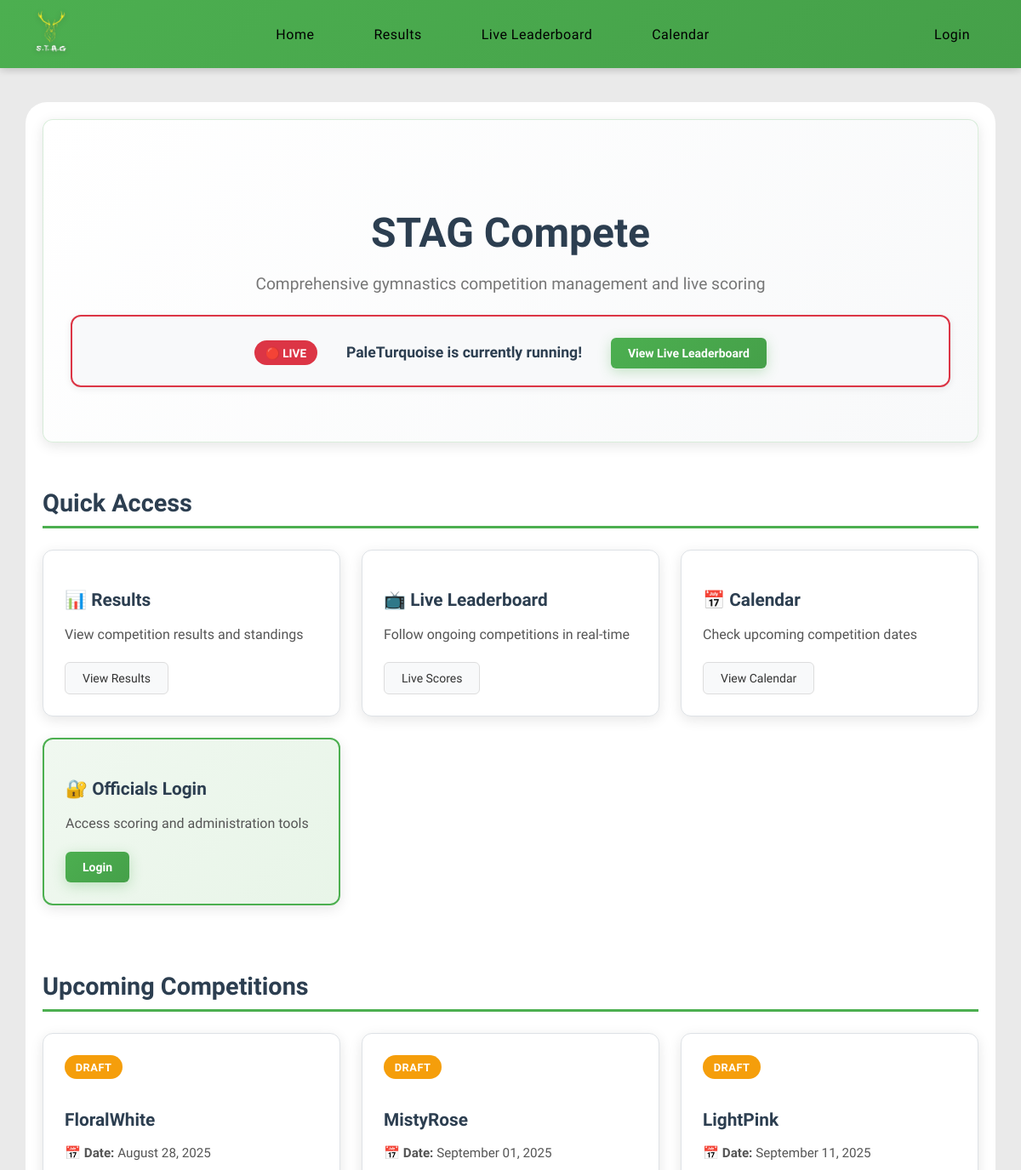
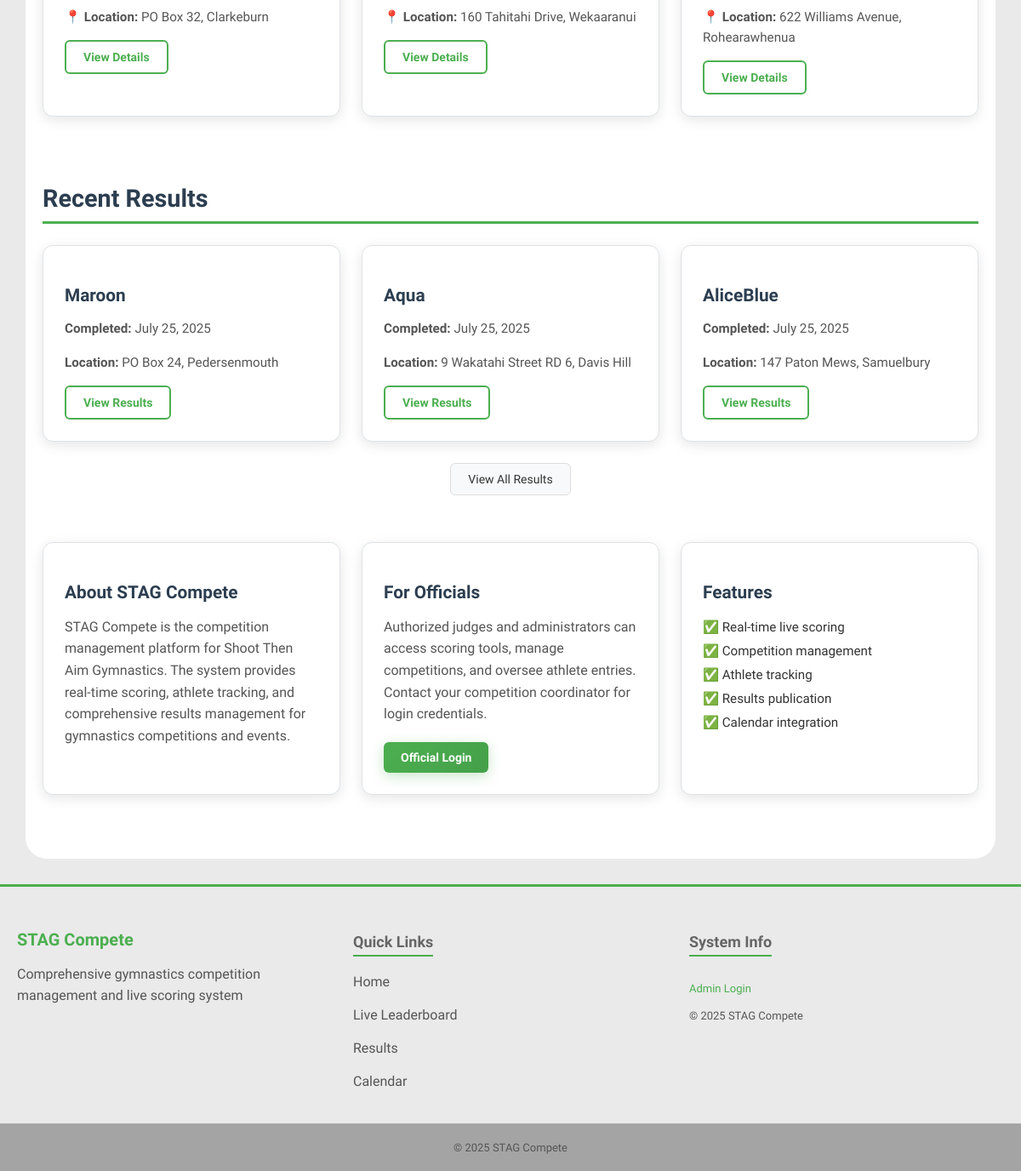
The page / on the database its author committed (2 pictures, top to bottom).
### models.py (models this page shows)
class Competitions(db.Model):
    __tablename__ = 'competitions'
    id = db.Column(
        db.Integer, primary_key=True
    )
    season_id = db.Column(
        db.Integer, db.ForeignKey('seasons.id'), nullable=False
    )
    name = db.Column(
        db.String(50), nullable=False
    )
    address = db.Column(
        db.String(100), nullable=False
    )
    competition_date = db.Column(
        db.Date, nullable=True
    )
    status = db.Column(
        db.String(20), nullable=False, default='draft'
    )  # Options: 'draft', 'live', 'ended'
    started_at = db.Column(
        db.DateTime, nullable=True
    )
    ended_at = db.Column(
        db.DateTime, nullable=True
    )
    entries = db.relationship(
        'Entries', backref='competitions'
    )
    season = db.relationship(
        'Seasons', backref='competitions'
    )

### routes.py (the view)
@main.route('/')
def home():
    upcoming_competitions = models.Competitions.query.filter(
        models.Competitions.competition_date >= datetime.now().date(),
        models.Competitions.status.in_(['draft', 'live'])
    ).order_by(models.Competitions.competition_date).limit(3).all()
    live_competitions = models.Competitions.query.filter(
        models.Competitions.status == 'live'
    ).all()
    recent_results = models.Competitions.query.filter(
        models.Competitions.status == 'ended'
    ).order_by(models.Competitions.ended_at.desc()).limit(3).all()
    return render_template('home.html',
                           upcoming_competitions=upcoming_competitions,
                           live_competitions=live_competitions,
                           recent_results=recent_results)

### routes.py (called while the page is built)
@main.context_processor  # Ensures this is run before any other routes
def inject_user():
    return dict(
        logged_in='user_id' in session,
        user_roles=session.get('roles', []),
        is_admin='admin' in session.get('roles', []),
        is_judge='judges' in session.get('roles', []),
        user_id=session.get('user_id')
    )

### templates/home.html (shortened to what this page needs)
{% extends 'layout.html' %}
{% block content %}
<div class="content">
    <section class="hero-section">
        <div class="hero-content">
            <h1 class="hero-title">STAG Compete</h1>
            <p class="hero-subtitle">Comprehensive gymnastics competition management and live scoring</p>
            {% if live_competitions %}
            <div class="live-alert">
                <span class="live-badge">🔴 LIVE</span>
                {% for comp in live_competitions %}
                <strong>{{ comp.name }} is currently running!</strong>
                {% endfor %}
                <a href="{{ url_for('main.live') }}" class="btn btn-primary">View Live Leaderboard</a>
            </div>
            {% endif %}
        </div>
    </section>
    <section class="quick-actions">
        <h2>Quick Access</h2>
        <div class="action-grid">
            <div class="action-card">
                <h3>📊 Results</h3>
                <p>View competition results and standings</p>
                <a href="{{ url_for('main.results') }}" class="btn btn-secondary">View Results</a>
            </div>
            <div class="action-card">
                <h3>📺 Live Leaderboard</h3>
                <p>Follow ongoing competitions in real-time</p>
                <a href="{{ url_for('main.live') }}" class="btn btn-secondary">Live Scores</a>
            </div>
            <div class="action-card">
                <h3>📅 Calendar</h3>
                <p>Check upcoming competition dates</p>
                <a href="{{ url_for('main.calendar_view') }}" class="btn btn-secondary">View Calendar</a>
            </div>
            {% if not logged_in %}
            <div class="action-card official-login">
                <h3>🔐 Officials Login</h3>
                <p>Access scoring and administration tools</p>
                <a href="{{ url_for('main.login') }}" class="btn btn-primary">Login</a>
            </div>
            {% endif %}
        </div>
    </section>
    {% if upcoming_competitions %}
    <section class="upcoming-section">
        <h2>Upcoming Competitions</h2>
        <div class="competition-grid">
            {% for competition in upcoming_competitions %}
            <div class="competition-card">
                <div class="competition-status {{ competition.status }}">
                    {{ competition.status.title() }}
                </div>
                <h3>{{ competition.name }}</h3>
                <div class="competition-details">
                    <p><strong>📅 Date:</strong>
                        {% if competition.competition_date %}
                        {{ competition.competition_date.strftime('%B %d, %Y') }}
                        {% else %}
                        TBD
                        {% endif %}
                    </p>
                    <p><strong>📍 Location:</strong> {{ competition.address }}</p>
                </div>
                <a href="{{ url_for('main.competition_details', competition_id=competition.id) }}"
                    class="btn btn-outline">View Details</a>
            </div>
            {% endfor %}
        </div>
    </section>
    {% endif %}
    {% if recent_results %}
    <section class="recent-results">
        <h2>Recent Results</h2>
        <div class="results-grid">
            {% for competition in recent_results %}
            <div class="result-card">
                <h3>{{ competition.name }}</h3>
                <div class="result-info">
                    <p><strong>Completed:</strong>
                        {% if competition.ended_at %}
                        {{ competition.ended_at.strftime('%B %d, %Y') }}
                        {% else %}
                        Recently
                        {% endif %}
                    </p>
                    <p><strong>Location:</strong> {{ competition.address }}</p>
                </div>
                <a href="{{ url_for('main.competition_details', competition_id=competition.id) }}"
                    class="btn btn-outline">View Results</a>
            </div>
            {% endfor %}
        </div>
        <div class="view-all">
            <a href="{{ url_for('main.results') }}" class="btn btn-secondary">View All Results</a>
        </div>
    </section>
    {% endif %}
    <section class="system-info">
        <div class="info-grid">
            <div class="info-card">
                <h3>About STAG Compete</h3>
                <p>STAG Compete is the competition management platform for Shoot Then Aim Gymnastics.
                    The system provides real-time scoring, athlete tracking, and comprehensive results management
                    for gymnastics competitions and events.</p>
            </div>
            <div class="info-card">
                <h3>For Officials</h3>
                <p>Authorized judges and administrators can access scoring tools, manage competitions, and oversee
                    athlete entries. Contact your competition coordinator for login credentials.</p>
                {% if not logged_in %}
                <a href="{{ url_for('main.login') }}" class="btn btn-primary">Official Login</a>
                {% endif %}
            </div>
            <div class="info-card">
                <h3>Features</h3>
                <ul class="feature-list">
                    <li>✅ Real-time live scoring</li>
                    <li>✅ Competition management</li>
                    <li>✅ Athlete tracking</li>
                    <li>✅ Results publication</li>
                    <li>✅ Calendar integration</li>
                </ul>
            </div>
        </div>
    </section>
</div>
{% endblock %}

### templates/layout.html (shortened to what this page needs)
<!DOCTYPE html>
<html>
<head>
    <link rel="stylesheet" href="/static/style-new.css">
</head>
<body>
    <div>
        <nav>{% include 'nav.html' %}</nav>
        <main>{% block content %}{% endblock %}</main>
        <footer>{% include 'footer.html' %}</footer>
    </div>
    <link rel="stylesheet" href="https://cdn.jsdelivr.net/npm/choices.js/public/assets/styles/choices.min.css" />
</body>
</html>

### templates/nav.html (shortened to what this page needs)
<nav>
    <div class="nav-container">
        <div class="nav-left">
            <a href="{{ url_for('main.home') }}"><img src="/static/images/Logo.png" alt="Logo"></a>
        </div>
        <ul class="nav-center">
            <li><a href="{{ url_for('main.home') }}">Home</a></li>
            <li><a href="{{ url_for('main.results') }}">Results</a></li>
            <li><a href="{{ url_for('main.live') }}">Live Leaderboard</a></li>
            <li><a href="{{ url_for('main.calendar_view') }}">Calendar</a></li>
        </ul>
        <ul class="nav-right">
            {% if not logged_in %}
            <li><a href="{{ url_for('main.login') }}">Login</a></li>
            {% endif %}
        </ul>
    </div>
</nav>

### templates/footer.html (shortened to what this page needs)
<footer class="main-footer">
    <div class="footer-content">
        <div class="footer-section">
            <h3 class="footer-title">STAG Compete</h3>
            <p class="footer-description">Comprehensive gymnastics competition management and live scoring system</p>
        </div>
        <div class="footer-section">
            <h4>Quick Links</h4>
            <ul class="footer-links">
                <li><a href="{{ url_for('main.home') }}">Home</a></li>
                <li><a href="{{ url_for('main.live') }}">Live Leaderboard</a></li>
                <li><a href="{{ url_for('main.results') }}">Results</a></li>
                <li><a href="{{ url_for('main.calendar_view') }}">Calendar</a></li>
            </ul>
        </div>
        <div class="footer-section">
            <h4>System Info</h4>
            <p class="footer-info">
                {% if logged_in %}
                User ID: {{ user_id }}
                {% else %}
                <a href="{{ url_for('main.login') }}">Admin Login</a>
                {% endif %}
            </p>
            <p class="footer-info">© 2025 STAG Compete</p>
        </div>
    </div>
    <div class="footer-bottom">
        <p>&copy; 2025 STAG Compete</p>
    </div>
</footer>

### static/css/variables.css (style rules this page uses)
:root { --primary-green: #4CAF50; --primary-green-dark: #45a049; --primary-green-darker: #3d8b40; --background-light: #eaeaea; --background-white: #ffffff; --background-section: #f8f9fa; --background-section-alt: #e9ecef; --text-primary: #000000; --text-secondary: #333333; --text-muted: #555555; --text-light: #666666; --text-dark: #2c3e50; --border-light: #ddd; --border-lighter: #dee2e6; --border-lightest: #e0e0e0; --error-color: #dc3545; --error-background: rgba(220, 53, 69, 0.1); --success-color: #28a745; --warning-color: #f59e0b; --info-color: #007bff; --shadow-sm: 0 2px 8px rgba(0, 0, 0, 0.08); --shadow-md: 0 4px 15px rgba(0, 0, 0, 0.1); --shadow-lg: 0 10px 30px rgba(0, 0, 0, 0.3); --shadow-green: 0 4px 15px rgba(76, 175, 80, 0.3); --border-radius-sm: 6px; --border-radius-md: 12px; --border-radius-lg: 15px; --border-radius-xl: 25px; --spacing-xs: 5px; --spacing-sm: 10px; --spacing-md: 15px; --spacing-lg: 20px; --spacing-xl: 25px; --spacing-2xl: 30px; --transition-fast: all 0.3s ease; --transition-slow: all 0.5s ease; --font-size-xs: 12px; --font-size-sm: 13px; --font-size-base: 14px; --font-size-md: 16px; --font-size-lg: 18px; --font-size-xl: 20px; --font-size-2xl: 24px; --font-size-3xl: 32px; --nav-height: 80px; --container-max-width: 1400px; }

### static/css/base.css (style rules this page uses)
html, body { min-height: 100vh; margin: 0; padding: 0; background-color: var(--background-light); font-family: 'Lexend', sans-serif; padding-top: 60px; display: flex; flex-direction: column; }
body > div { display: flex; flex-direction: column; min-height: 100vh; }
main { flex: 1; margin-bottom: var(--spacing-2xl); }
nav { flex-shrink: 0; }
footer { flex-shrink: 0; }

### static/css/components.css (style rules this page uses)
.btn { display: inline-block; padding: var(--spacing-sm) var(--spacing-lg); border: none; border-radius: var(--border-radius-sm); font-size: var(--font-size-base); font-weight: 500; font-family: 'Lexend', sans-serif; cursor: pointer; text-decoration: none; text-align: center; transition: var(--transition-fast); box-sizing: border-box; background-color: var(--primary-green); color: white; }
.btn-primary { background: linear-gradient(135deg, var(--primary-green), var(--primary-green-dark)); color: white; box-shadow: var(--shadow-green); font-weight: 600; border: none; }
.btn-secondary { background: var(--background-section); color: var(--text-secondary); border: 1px solid var(--border-light); }
.btn-outline { background: transparent; color: var(--primary-green); border: 2px solid var(--primary-green); font-weight: 600; }

### rows shown on the page
Competitions: name "PaleTurquoise"
Competitions: status "DRAFT", name "FloralWhite", competition_date "August 28, 2025", address "PO Box 32, Clarkeburn"
Competitions: status "DRAFT", name "MistyRose", competition_date "September 01, 2025", address "160 Tahitahi Drive, Wekaaranui"
Competitions: status "DRAFT", name "LightPink", competition_date "September 11, 2025", address "622 Williams Avenue, Rohearawhenua"
Competitions: name "Maroon", ended_at "July 25, 2025", address "PO Box 24, Pedersenmouth"
Competitions: name "Aqua", ended_at "July 25, 2025", address "9 Wakatahi Street RD 6, Davis Hill"
Competitions: name "AliceBlue", ended_at "July 25, 2025", address "147 Paton Mews, Samuelbury"
